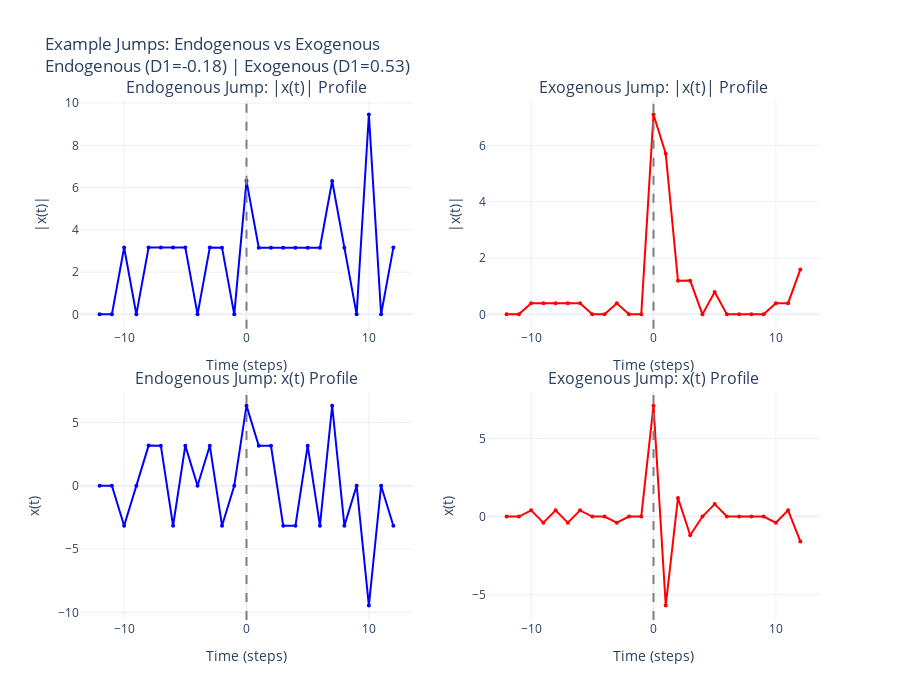

The notebook cell saved with this chart:
### Code cell
# Visualize examples from dataset
if X_windows is not None and jumps_subset is not None:
    endogenous_jumps = jumps_subset[jumps_subset["classification"] == "Endogenous"]
    exogenous_jumps = jumps_subset[jumps_subset["classification"] == "Exogenous"]
    
    if len(endogenous_jumps) > 0 and len(exogenous_jumps) > 0:
        # Select representative examples (median D1 in each class)
        endo_example = endogenous_jumps.iloc[np.abs(endogenous_jumps["D1_reflexivity"] - endogenous_jumps["D1_reflexivity"].median()).argmin()]
        exo_example = exogenous_jumps.iloc[np.abs(exogenous_jumps["D1_reflexivity"] - exogenous_jumps["D1_reflexivity"].median()).argmin()]
        
        examples = [
            (endo_example, "Endogenous", "blue"),
            (exo_example, "Exogenous", "red")
        ]
        
        fig_examples = make_subplots(
            rows=2, cols=2,
            subplot_titles=(
                "Endogenous Jump: |x(t)| Profile",
                "Exogenous Jump: |x(t)| Profile",
                "Endogenous Jump: x(t) Profile",
                "Exogenous Jump: x(t) Profile"
            ),
            vertical_spacing=0.12,
            horizontal_spacing=0.1
        )
        
        t_axis = np.arange(-window_steps, window_steps + 1)
        
        for col_idx, (ex, label, color) in enumerate(examples, 1):
            # Find the window index
            ex_idx = jumps_subset.index.get_loc(ex.name)
            x_profile = X_windows[ex_idx]
            x_abs = np.abs(x_profile)
            
            # Plot |x(t)|
            fig_examples.add_trace(
                go.Scatter(
                    x=t_axis, y=x_abs, mode='lines+markers',
                    name=f'{label} |x(t)|',
                    line=dict(color=color, width=2),
                    marker=dict(size=4)
                ),
                row=1, col=col_idx
            )
            
            # Plot x(t)
            fig_examples.add_trace(
                go.Scatter(
                    x=t_axis, y=x_profile, mode='lines+markers',
                    name=f'{label} x(t)',
                    line=dict(color=color, width=2),
                    marker=dict(size=4)
                ),
                row=2, col=col_idx
            )
            
            # Add jump marker
            fig_examples.add_vline(x=0, line_dash="dash", line_color="gray", row=1, col=col_idx)
            fig_examples.add_vline(x=0, line_dash="dash", line_color="gray", row=2, col=col_idx)
            
            # Update axes
            fig_examples.update_xaxes(title_text="Time (steps)", row=1, col=col_idx)
            fig_examples.update_xaxes(title_text="Time (steps)", row=2, col=col_idx)
            fig_examples.update_yaxes(title_text="|x(t)|", row=1, col=col_idx)
            fig_examples.update_yaxes(title_text="x(t)", row=2, col=col_idx)
        
        fig_examples.update_layout(
            title=f"Example Jumps: Endogenous vs Exogenous<br>Endogenous (D1={endo_example['D1_reflexivity']:.2f}) | Exogenous (D1={exo_example['D1_reflexivity']:.2f})",
            template="plotly_white",
            height=700,
            showlegend=False
        )
        fig_examples.show()
        
        # Print details
        print(f"\nEndogenous Example (from dataset):")
        print(f"  Ticker: {endo_example['ticker']}")
        print(f"  Timestamp: {endo_example['timestamp']}")
        print(f"  D1 Reflexivity: {endo_example['D1_reflexivity']:.3f}")
        print(f"  Jump Score: {endo_example['score']:.3f}")
        
        print(f"\nExogenous Example (from dataset):")
        print(f"  Ticker: {exo_example['ticker']}")
        print(f"  Timestamp: {exo_example['timestamp']}")
        print(f"  D1 Reflexivity: {exo_example['D1_reflexivity']:.3f}")
        print(f"  Jump Score: {exo_example['score']:.3f}")

### Figure 1 — Plotly figure (JSON) as saved in the notebook; plotly's stock layout.template omitted (floating-point values rounded to 4 significant figures)
{"data": [{"line": {"color": "blue", "width": 2}, "marker": {"size": 4}, "mode": "lines+markers", "name": "Endogenous |x(t)|", "type": "scatter", "x": [-12, -11, -10, -9, -8, -7, -6, -5, -4, -3, -2, -1, 0, 1, 2, 3, 4, 5, 6, 7, 8, 9, 10, 11, 12], "xaxis": "x", "y": [0.0, 0.0, 3.163, 0.0, 3.165, 3.163, 3.161, 3.163, 0.0, 3.161, 3.159, 0.0, 6.321, 3.157, 3.154, 3.152, 3.154, 3.157, 3.154, 6.313, 3.152, 0.0, 9.463, 0.0, 3.161], "yaxis": "y"}, {"line": {"color": "blue", "width": 2}, "marker": {"size": 4}, "mode": "lines+markers", "name": "Endogenous x(t)", "type": "scatter", "x": [-12, -11, -10, -9, -8, -7, -6, -5, -4, -3, -2, -1, 0, 1, 2, 3, 4, 5, 6, 7, 8, 9, 10, 11, 12], "xaxis": "x3", "y": [0.0, 0.0, -3.163, 0.0, 3.165, 3.163, -3.161, 3.163, 0.0, 3.161, -3.159, 0.0, 6.321, 3.157, 3.154, -3.152, -3.154, 3.157, -3.154, 6.313, -3.152, 0.0, -9.463, 0.0, -3.161], "yaxis": "y3"}, {"line": {"color": "red", "width": 2}, "marker": {"size": 4}, "mode": "lines+markers", "name": "Exogenous |x(t)|", "type": "scatter", "x": [-12, -11, -10, -9, -8, -7, -6, -5, -4, -3, -2, -1, 0, 1, 2, 3, 4, 5, 6, 7, 8, 9, 10, 11, 12], "xaxis": "x2", "y": [0.0, 0.0, 0.3942, 0.3949, 0.3942, 0.3949, 0.3942, 0.0, 0.0, 0.3949, 0.0, 0.0, 7.095, 5.698, 1.191, 1.197, 0.0, 0.7939, 0.0, 0.0, 0.0, 0.0, 0.3984, 0.3977, 1.593], "yaxis": "y2"}, {"line": {"color": "red", "width": 2}, "marker": {"size": 4}, "mode": "lines+markers", "name": "Exogenous x(t)", "type": "scatter", "x": [-12, -11, -10, -9, -8, -7, -6, -5, -4, -3, -2, -1, 0, 1, 2, 3, 4, 5, 6, 7, 8, 9, 10, 11, 12], "xaxis": "x4", "y": [-0.0, -0.0, 0.3942, -0.3949, 0.3942, -0.3949, 0.3942, -0.0, -0.0, -0.3949, -0.0, -0.0, 7.095, -5.698, 1.191, -1.197, -0.0, 0.7939, -0.0, -0.0, -0.0, -0.0, -0.3984, 0.3977, -1.593], "yaxis": "y4"}], "layout": {"annotations": [{"font": {"size": 16}, "showarrow": false, "text": "Endogenous Jump: |x(t)| Profile", "x": 0.225, "xanchor": "center", "xref": "paper", "y": 1, "yanchor": "bottom", "yref": "paper"}, {"font": {"size": 16}, "showarrow": false, "text": "Exogenous Jump: |x(t)| Profile", "x": 0.775, "xanchor": "center", "xref": "paper", "y": 1, "yanchor": "bottom", "yref": "paper"}, {"font": {"size": 16}, "showarrow": false, "text": "Endogenous Jump: x(t) Profile", "x": 0.225, "xanchor": "center", "xref": "paper", "y": 0.44, "yanchor": "bottom", "yref": "paper"}, {"font": {"size": 16}, "showarrow": false, "text": "Exogenous Jump: x(t) Profile", "x": 0.775, "xanchor": "center", "xref": "paper", "y": 0.44, "yanchor": "bottom", "yref": "paper"}], "height": 700, "shapes": [{"line": {"color": "gray", "dash": "dash"}, "type": "line", "x0": 0, "x1": 0, "xref": "x", "y0": 0, "y1": 1, "yref": "y domain"}, {"line": {"color": "gray", "dash": "dash"}, "type": "line", "x0": 0, "x1": 0, "xref": "x3", "y0": 0, "y1": 1, "yref": "y3 domain"}, {"line": {"color": "gray", "dash": "dash"}, "type": "line", "x0": 0, "x1": 0, "xref": "x2", "y0": 0, "y1": 1, "yref": "y2 domain"}, {"line": {"color": "gray", "dash": "dash"}, "type": "line", "x0": 0, "x1": 0, "xref": "x4", "y0": 0, "y1": 1, "yref": "y4 domain"}], "showlegend": false, "title": {"text": "Example Jumps: Endogenous vs Exogenous<br>Endogenous (D1=-0.18) | Exogenous (D1=0.53)"}, "xaxis": {"anchor": "y", "domain": [0, 0.45], "title": {"text": "Time (steps)"}}, "xaxis2": {"anchor": "y2", "domain": [0.55, 1], "title": {"text": "Time (steps)"}}, "xaxis3": {"anchor": "y3", "domain": [0, 0.45], "title": {"text": "Time (steps)"}}, "xaxis4": {"anchor": "y4", "domain": [0.55, 1], "title": {"text": "Time (steps)"}}, "yaxis": {"anchor": "x", "domain": [0.56, 1], "title": {"text": "|x(t)|"}}, "yaxis2": {"anchor": "x2", "domain": [0.56, 1], "title": {"text": "|x(t)|"}}, "yaxis3": {"anchor": "x3", "domain": [0, 0.44], "title": {"text": "x(t)"}}, "yaxis4": {"anchor": "x4", "domain": [0, 0.44], "title": {"text": "x(t)"}}}}
